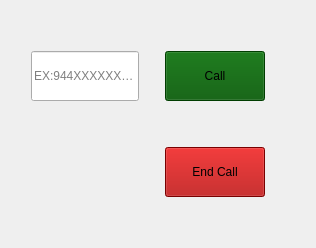
      <widget class="QWidget" name="callTab">
       <attribute name="title">
        <string>Call</string>
       </attribute>
       <layout class="QGridLayout" name="gridLayout_3">
        <item row="2" column="3">
         <spacer name="verticalSpacer_5">
          <property name="orientation">
           <enum>Qt::Vertical</enum>
          </property>
          <property name="sizeType">
           <enum>QSizePolicy::Fixed</enum>
          </property>
          <property name="sizeHint" stdset="0">
           <size>
            <width>20</width>
            <height>40</height>
           </size>
          </property>
         </spacer>
        </item>
        <item row="1" column="3">
         <widget class="QPushButton" name="Call_Button">
          <property name="sizePolicy">
           <sizepolicy hsizetype="Fixed" vsizetype="Fixed">
            <horstretch>0</horstretch>
            <verstretch>0</verstretch>
           </sizepolicy>
          </property>
          <property name="minimumSize">
           <size>
            <width>100</width>
            <height>50</height>
           </size>
          </property>
          <property name="maximumSize">
           <size>
            <width>100</width>
            <height>50</height>
           </size>
          </property>
          <property name="styleSheet">
           <string notr="true">background-color: rgb(0, 85, 0);</string>
          </property>
          <property name="text">
           <string>Call</string>
          </property>
          <property name="icon">
           <iconset resource="background.qrc">
            <normaloff>:/icon/Icons/unnamed.png</normaloff>:/icon/Icons/unnamed.png</iconset>
          </property>
          <property name="iconSize">
           <size>
            <width>40</width>
            <height>40</height>
           </size>
          </property>
         </widget>
        </item>
        <item row="3" column="3">
         <widget class="QPushButton" name="Halt_Button">
          <property name="enabled">
           <bool>true</bool>
          </property>
          <property name="sizePolicy">
           <sizepolicy hsizetype="Fixed" vsizetype="Fixed">
            <horstretch>0</horstretch>
            <verstretch>0</verstretch>
           </sizepolicy>
          </property>
          <property name="minimumSize">
           <size>
            <width>100</width>
            <height>50</height>
           </size>
          </property>
          <property name="maximumSize">
           <size>
            <width>100</width>
            <height>50</height>
           </size>
          </property>
          <property name="styleSheet">
           <string notr="true">background-color: rgb(170, 0, 0);</string>
          </property>
          <property name="text">
           <string>End Call</string>
          </property>
          <property name="icon">
           <iconset resource="background.qrc">
            <normaloff>:/icon/Icons/unnamed (1).png</normaloff>:/icon/Icons/unnamed (1).png</iconset>
          </property>
          <property name="iconSize">
           <size>
            <width>32</width>
            <height>32</height>
           </size>
          </property>
         </widget>
        </item>
        <item row="1" column="1">
         <widget class="QLineEdit" name="NumberlineEdit">
          <property name="minimumSize">
           <size>
            <width>100</width>
            <height>50</height>
           </size>
          </property>
          <property name="maximumSize">
           <size>
            <width>16777215</width>
            <height>16777215</height>
           </size>
          </property>
          <property name="mouseTracking">
           <bool>true</bool>
          </property>
          <property name="acceptDrops">
           <bool>false</bool>
          </property>
          <property name="toolTip">
           <string>Type phone number and press Call, eg: 09495XXXXXX</string>
          </property>
          <property name="inputMethodHints">
           <set>Qt::ImhDigitsOnly</set>
          </property>
          <property name="text">
           <string/>
          </property>
          <property name="maxLength">
           <number>32767</number>
          </property>
          <property name="frame">
           <bool>true</bool>
          </property>
          <property name="echoMode">
           <enum>QLineEdit::Normal</enum>
          </property>
          <property name="cursorPosition">
           <number>0</number>
          </property>
          <property name="alignment">
           <set>Qt::AlignLeading|Qt::AlignLeft|Qt::AlignVCenter</set>
          </property>
          <property name="placeholderText">
           <string>EX:944XXXXXXXX</string>
          </property>
          <property name="cursorMoveStyle">
           <enum>Qt::LogicalMoveStyle</enum>
          </property>
          <property name="Count" stdset="0">
           <number>0</number>
          </property>
         </widget>
        </item>
        <item row="1" column="2">
         <spacer name="horizontalSpacer_9">
          <property name="orientation">
           <enum>Qt::Horizontal</enum>
          </property>
          <property name="sizeType">
           <enum>QSizePolicy::Fixed</enum>
          </property>
          <property name="sizeHint" stdset="0">
           <size>
            <width>20</width>
            <height>20</height>
           </size>
          </property>
         </spacer>
        </item>
        <item row="1" column="0">
         <spacer name="horizontalSpacer_10">
          <property name="orientation">
           <enum>Qt::Horizontal</enum>
          </property>
          <property name="sizeType">
           <enum>QSizePolicy::Fixed</enum>
          </property>
          <property name="sizeHint" stdset="0">
           <size>
            <width>20</width>
            <height>20</height>
           </size>
          </property>
         </spacer>
        </item>
        <item row="1" column="4">
         <spacer name="horizontalSpacer_11">
          <property name="orientation">
           <enum>Qt::Horizontal</enum>
          </property>
          <property name="sizeHint" stdset="0">
           <size>
            <width>40</width>
            <height>20</height>
           </size>
          </property>
         </spacer>
        </item>
        <item row="4" column="3">
         <spacer name="verticalSpacer_4">
          <property name="orientation">
           <enum>Qt::Vertical</enum>
          </property>
          <property name="sizeHint" stdset="0">
           <size>
            <width>20</width>
            <height>40</height>
           </size>
          </property>
         </spacer>
        </item>
        <item row="0" column="3">
         <spacer name="verticalSpacer_6">
          <property name="orientation">
           <enum>Qt::Vertical</enum>
          </property>
          <property name="sizeType">
           <enum>QSizePolicy::Fixed</enum>
          </property>
          <property name="sizeHint" stdset="0">
           <size>
            <width>20</width>
            <height>40</height>
           </size>
          </property>
         </spacer>
        </item>
       </layout>
      </widget>
